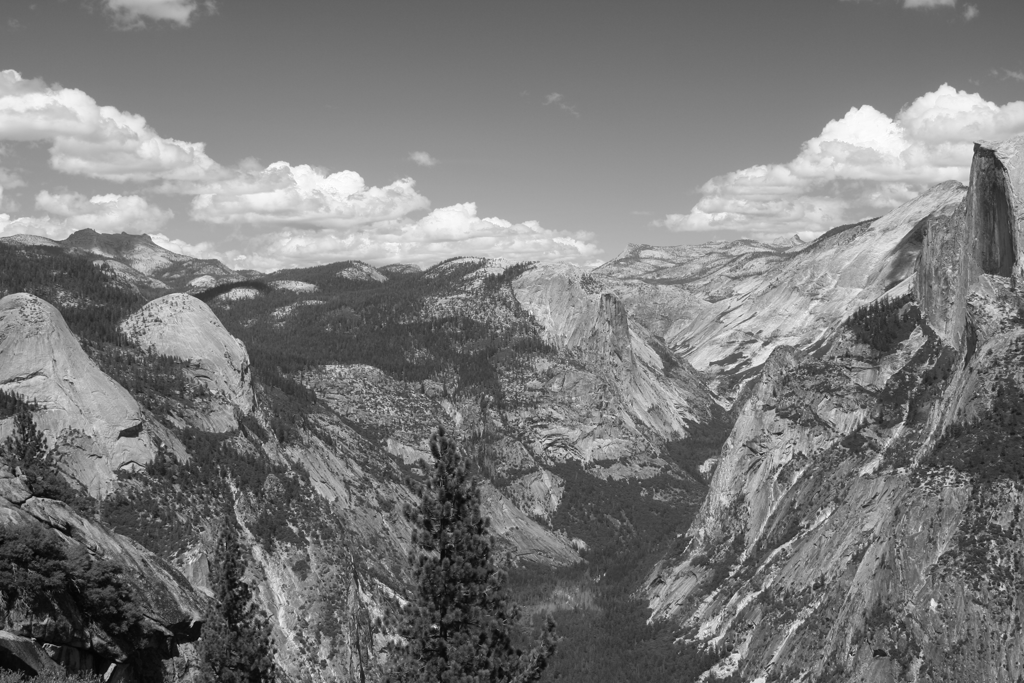
#> input picture TP6/img/halfdome-01.png, 1024 x 683 px
$ python panorama.py img/halfdome-01.png img/halfdome-02.png img/halfdome-02.png img/halfdome-02.png
#> lines starting #> are read from the running program, lines starting #| are printed output that depends on the picture
import numpy as np
import cv2 as cv
import sys

from numpy.core.numeric import zeros_like
np.set_printoptions(threshold=sys.maxsize)


def computeHarris(img, n, threshold):
    n = int(n)
    threshold = float(threshold)
    size = np.shape(img)
    gray = cv.cvtColor(img, cv.COLOR_BGR2GRAY)
    gray = np.float32(gray)
    dst = cv.cornerHarris(gray, n, n, 0.04)
    dst = cv.dilate(dst, None)
    img[dst > threshold*dst.max()] = [0, 255, 0]
    return img


def getDescriptor(img, v):
    desc = zeros_like(img)
    w_size = np.floor(v/2)

    xmin = x-w_size
    xmax = x+w_size+1
    ymin = y-w_size
    ymax = x+w_size+1
    w = np.array[xmin:xmax, ymin:ymax]
    desc[x, y] = w.flatten()

    return desc


def pointAppariment(descA, descB):
    pass  # normL2 au carré(descA-descB)


imgA = cv.imread(sys.argv[1])
#> imgA is the input picture: shape (683, 1024, 3); min 3, max 255, mean 121.8
imgB = cv.imread(sys.argv[2])
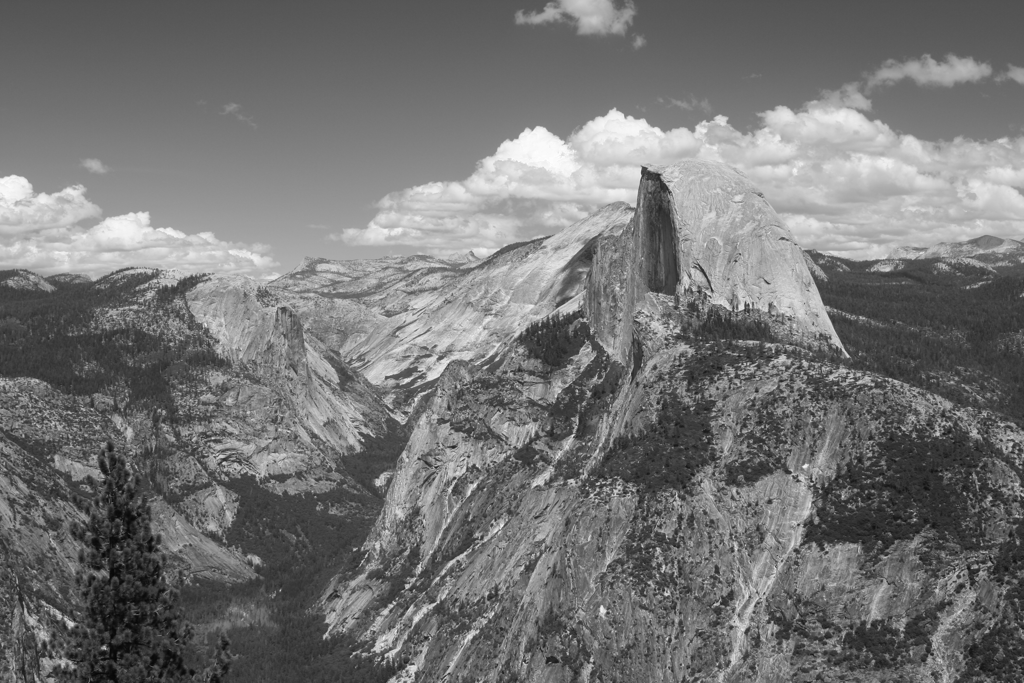
#> input picture TP6/img/halfdome-02.png, 1024 x 683 px
#> imgB is the input picture: shape (683, 1024, 3); min 6, max 254, mean 116.3
imgA = cv.resize(imgA, (500, 500))
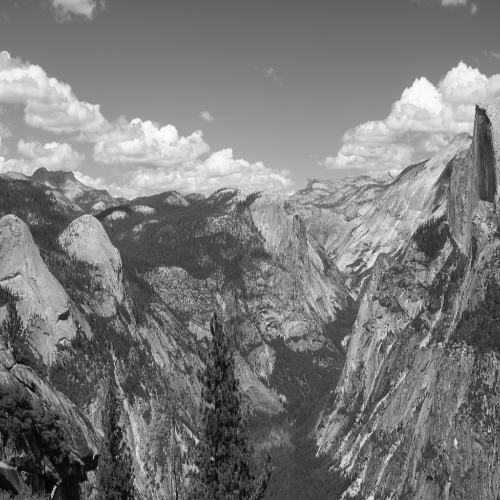
#> imgA: shape (500, 500, 3); min 3, max 254, mean 121.7
imgB = cv.resize(imgB, (500, 500))
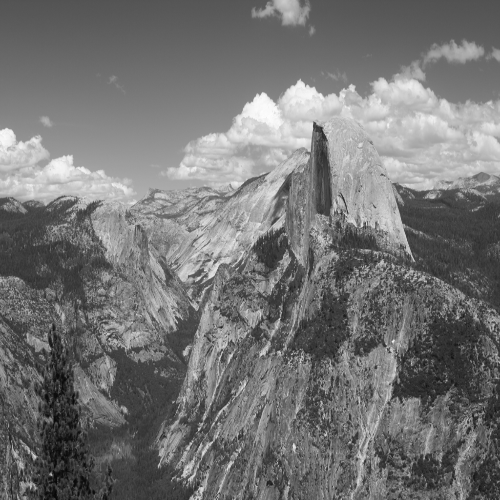
#> imgB: shape (500, 500, 3); min 7, max 253, mean 116.2

imgA = computeHarris(imgA, sys.argv[3], sys.argv[4])
#> (the run stopped early here; a loop or call above may not have finished)
